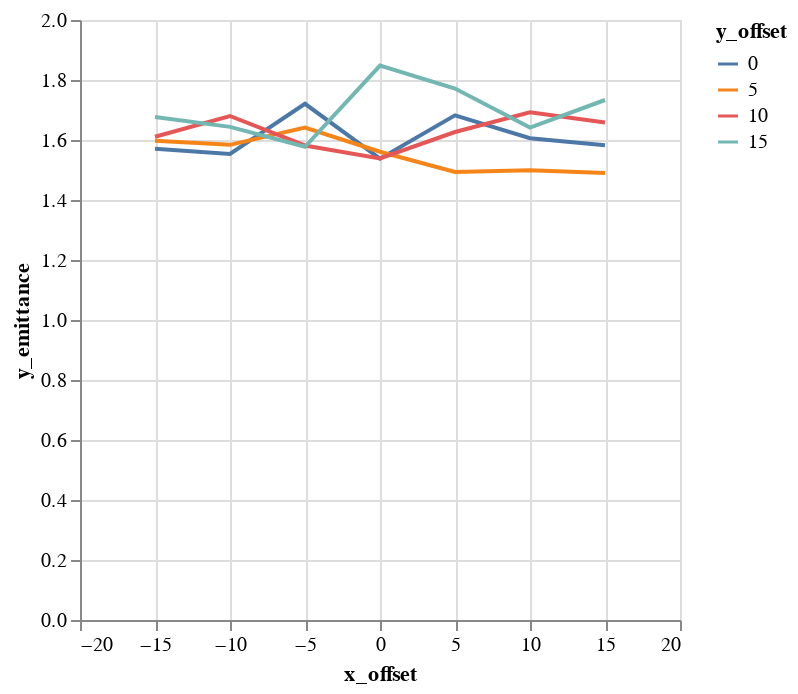

The notebook cell this image was saved under:
### Code cell
alt.Chart(emit_df).mark_line().encode(
    color='y_offset:N',
    x='x_offset',
    y='y_emittance',
)

### Figure 1 — Vega-Lite specification as saved in the notebook (floating-point values rounded to 4 significant figures)
{"$schema": "https://vega.github.io/schema/vega-lite/v1.2.1.json", "data": {"values": [{"losses": 0, "relbeta": 0.002308, "sourceID": 16777222, "sourceName": "x_-15_y_0", "x_emittance": 1.673, "x_emittance_rel": 1.032, "x_norm_emittance": 0.003863, "x_offset": -15, "y_emittance": 1.571, "y_emittance_rel": 0.9992, "y_norm_emittance": 0.003627, "y_offset": 0}, {"losses": 0, "relbeta": 0.002308, "sourceID": 16777229, "sourceName": "x_-15_y_5", "x_emittance": 1.643, "x_emittance_rel": 1.032, "x_norm_emittance": 0.003794, "x_offset": -15, "y_emittance": 1.598, "y_emittance_rel": 1.002, "y_norm_emittance": 0.003688, "y_offset": 5}, {"losses": 0, "relbeta": 0.002308, "sourceID": 16777236, "sourceName": "x_-15_y_10", "x_emittance": 1.67, "x_emittance_rel": 1.033, "x_norm_emittance": 0.003854, "x_offset": -15, "y_emittance": 1.611, "y_emittance_rel": 1.009, "y_norm_emittance": 0.003718, "y_offset": 10}, {"losses": 0, "relbeta": 0.002308, "sourceID": 16777243, "sourceName": "x_-15_y_15", "x_emittance": 1.772, "x_emittance_rel": 1.06, "x_norm_emittance": 0.00409, "x_offset": -15, "y_emittance": 1.677, "y_emittance_rel": 1.009, "y_norm_emittance": 0.00387, "y_offset": 15}, {"losses": 0, "relbeta": 0.002309, "sourceID": 16777220, "sourceName": "x_-10_y_0", "x_emittance": 1.593, "x_emittance_rel": 1.001, "x_norm_emittance": 0.003677, "x_offset": -10, "y_emittance": 1.554, "y_emittance_rel": 1.001, "y_norm_emittance": 0.003587, "y_offset": 0}, {"losses": 0, "relbeta": 0.002309, "sourceID": 16777227, "sourceName": "x_-10_y_5", "x_emittance": 1.608, "x_emittance_rel": 0.997, "x_norm_emittance": 0.003712, "x_offset": -10, "y_emittance": 1.584, "y_emittance_rel": 1.002, "y_norm_emittance": 0.003656, "y_offset": 5}, {"losses": 0, "relbeta": 0.002309, "sourceID": 16777234, "sourceName": "x_-10_y_10", "x_emittance": 1.494, "x_emittance_rel": 1.005, "x_norm_emittance": 0.00345, "x_offset": -10, "y_emittance": 1.68, "y_emittance_rel": 1.009, "y_norm_emittance": 0.003878, "y_offset": 10}, {"losses": 0, "relbeta": 0.002309, "sourceID": 16777241, "sourceName": "x_-10_y_15", "x_emittance": 1.468, "x_emittance_rel": 1.013, "x_norm_emittance": 0.003389, "x_offset": -10, "y_emittance": 1.644, "y_emittance_rel": 1.006, "y_norm_emittance": 0.003795, "y_offset": 15}, {"losses": 0, "relbeta": 0.002309, "sourceID": 16777218, "sourceName": "x_-5_y_0", "x_emittance": 1.681, "x_emittance_rel": 1.003, "x_norm_emittance": 0.003881, "x_offset": -5, "y_emittance": 1.721, "y_emittance_rel": 1.002, "y_norm_emittance": 0.003972, "y_offset": 0}, {"losses": 0, "relbeta": 0.002309, "sourceID": 16777225, "sourceName": "x_-5_y_5", "x_emittance": 1.537, "x_emittance_rel": 1.009, "x_norm_emittance": 0.003549, "x_offset": -5, "y_emittance": 1.642, "y_emittance_rel": 1.01, "y_norm_emittance": 0.00379, "y_offset": 5}, {"losses": 0, "relbeta": 0.002309, "sourceID": 16777232, "sourceName": "x_-5_y_10", "x_emittance": 1.545, "x_emittance_rel": 1.023, "x_norm_emittance": 0.003568, "x_offset": -5, "y_emittance": 1.582, "y_emittance_rel": 1.024, "y_norm_emittance": 0.003652, "y_offset": 10}, {"losses": 0, "relbeta": 0.002309, "sourceID": 16777239, "sourceName": "x_-5_y_15", "x_emittance": 1.8, "x_emittance_rel": 1.064, "x_norm_emittance": 0.004155, "x_offset": -5, "y_emittance": 1.577, "y_emittance_rel": 1.048, "y_norm_emittance": 0.003641, "y_offset": 15}, {"losses": 0, "relbeta": 0.002309, "sourceID": 16777216, "sourceName": "x_0_y_0", "x_emittance": 1.545, "x_emittance_rel": 1.003, "x_norm_emittance": 0.003567, "x_offset": 0, "y_emittance": 1.538, "y_emittance_rel": 1.001, "y_norm_emittance": 0.00355, "y_offset": 0}, {"losses": 0, "relbeta": 0.002309, "sourceID": 16777223, "sourceName": "x_0_y_5", "x_emittance": 1.547, "x_emittance_rel": 1.004, "x_norm_emittance": 0.003572, "x_offset": 0, "y_emittance": 1.561, "y_emittance_rel": 1.017, "y_norm_emittance": 0.003603, "y_offset": 5}, {"losses": 0, "relbeta": 0.002309, "sourceID": 16777230, "sourceName": "x_0_y_10", "x_emittance": 1.463, "x_emittance_rel": 1.043, "x_norm_emittance": 0.003378, "x_offset": 0, "y_emittance": 1.538, "y_emittance_rel": 1.043, "y_norm_emittance": 0.003551, "y_offset": 10}, {"losses": 0, "relbeta": 0.002309, "sourceID": 16777237, "sourceName": "x_0_y_15", "x_emittance": 2.004, "x_emittance_rel": 1.133, "x_norm_emittance": 0.004626, "x_offset": 0, "y_emittance": 1.848, "y_emittance_rel": 1.146, "y_norm_emittance": 0.004266, "y_offset": 15}, {"losses": 0, "relbeta": 0.002309, "sourceID": 16777217, "sourceName": "x_5_y_0", "x_emittance": 1.567, "x_emittance_rel": 1.011, "x_norm_emittance": 0.003617, "x_offset": 5, "y_emittance": 1.682, "y_emittance_rel": 1.005, "y_norm_emittance": 0.003883, "y_offset": 0}, {"losses": 0, "relbeta": 0.002309, "sourceID": 16777224, "sourceName": "x_5_y_5", "x_emittance": 1.64, "x_emittance_rel": 1.023, "x_norm_emittance": 0.003785, "x_offset": 5, "y_emittance": 1.493, "y_emittance_rel": 1.013, "y_norm_emittance": 0.003447, "y_offset": 5}, {"losses": 0, "relbeta": 0.002309, "sourceID": 16777231, "sourceName": "x_5_y_10", "x_emittance": 1.6, "x_emittance_rel": 1.094, "x_norm_emittance": 0.003694, "x_offset": 5, "y_emittance": 1.627, "y_emittance_rel": 1.021, "y_norm_emittance": 0.003755, "y_offset": 10}, {"losses": 0, "relbeta": 0.002309, "sourceID": 16777238, "sourceName": "x_5_y_15", "x_emittance": 1.86, "x_emittance_rel": 1.164, "x_norm_emittance": 0.004295, "x_offset": 5, "y_emittance": 1.772, "y_emittance_rel": 1.126, "y_norm_emittance": 0.00409, "y_offset": 15}, {"losses": 0, "relbeta": 0.002309, "sourceID": 16777219, "sourceName": "x_10_y_0", "x_emittance": 1.579, "x_emittance_rel": 1.039, "x_norm_emittance": 0.003646, "x_offset": 10, "y_emittance": 1.606, "y_emittance_rel": 1.004, "y_norm_emittance": 0.003708, "y_offset": 0}, {"losses": 0, "relbeta": 0.002309, "sourceID": 16777226, "sourceName": "x_10_y_5", "x_emittance": 1.498, "x_emittance_rel": 1.035, "x_norm_emittance": 0.003459, "x_offset": 10, "y_emittance": 1.499, "y_emittance_rel": 0.995, "y_norm_emittance": 0.003461, "y_offset": 5}, {"losses": 0, "relbeta": 0.002309, "sourceID": 16777233, "sourceName": "x_10_y_10", "x_emittance": 1.95, "x_emittance_rel": 1.119, "x_norm_emittance": 0.004503, "x_offset": 10, "y_emittance": 1.693, "y_emittance_rel": 1.05, "y_norm_emittance": 0.003907, "y_offset": 10}, {"losses": 0, "relbeta": 0.002309, "sourceID": 16777240, "sourceName": "x_10_y_15", "x_emittance": 1.831, "x_emittance_rel": 1.164, "x_norm_emittance": 0.004226, "x_offset": 10, "y_emittance": 1.641, "y_emittance_rel": 1.086, "y_norm_emittance": 0.003789, "y_offset": 15}, {"losses": 0, "relbeta": 0.002309, "sourceID": 16777221, "sourceName": "x_15_y_0", "x_emittance": 1.82, "x_emittance_rel": 1.214, "x_norm_emittance": 0.004201, "x_offset": 15, "y_emittance": 1.582, "y_emittance_rel": 1.003, "y_norm_emittance": 0.003653, "y_offset": 0}, {"losses": 1, "relbeta": 0.002309, "sourceID": 16777228, "sourceName": "x_15_y_5", "x_emittance": 1.816, "x_emittance_rel": 1.155, "x_norm_emittance": 0.004193, "x_offset": 15, "y_emittance": 1.49, "y_emittance_rel": 1.003, "y_norm_emittance": 0.003441, "y_offset": 5}, {"losses": 0, "relbeta": 0.002309, "sourceID": 16777235, "sourceName": "x_15_y_10", "x_emittance": 1.828, "x_emittance_rel": 1.127, "x_norm_emittance": 0.004221, "x_offset": 15, "y_emittance": 1.659, "y_emittance_rel": 1.026, "y_norm_emittance": 0.003829, "y_offset": 10}, {"losses": 0, "relbeta": 0.002309, "sourceID": 16777242, "sourceName": "x_15_y_15", "x_emittance": 1.781, "x_emittance_rel": 1.176, "x_norm_emittance": 0.004111, "x_offset": 15, "y_emittance": 1.733, "y_emittance_rel": 1.092, "y_norm_emittance": 0.004002, "y_offset": 15}]}, "encoding": {"color": {"field": "y_offset", "type": "nominal"}, "x": {"field": "x_offset", "type": "quantitative"}, "y": {"field": "y_emittance", "type": "quantitative"}}, "mark": "line"}
